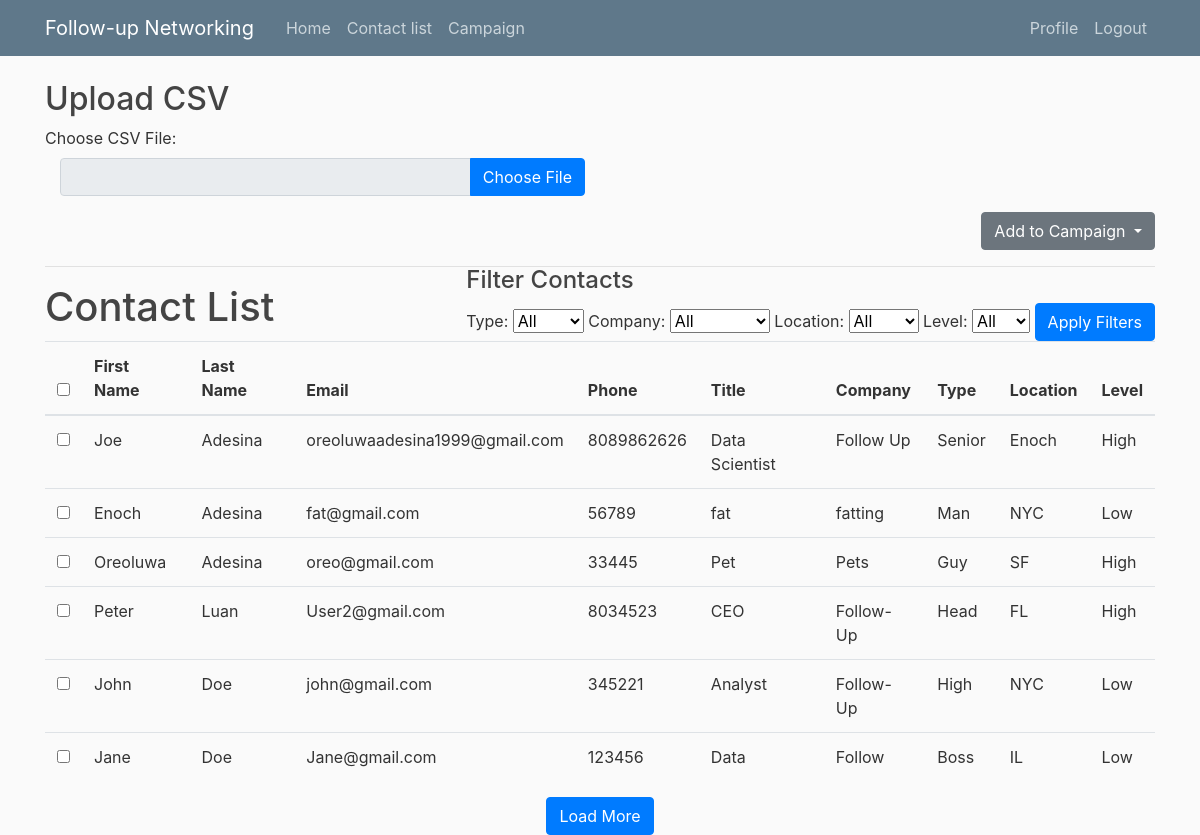
Before: /contact-list/ (signed in) with the older database file.
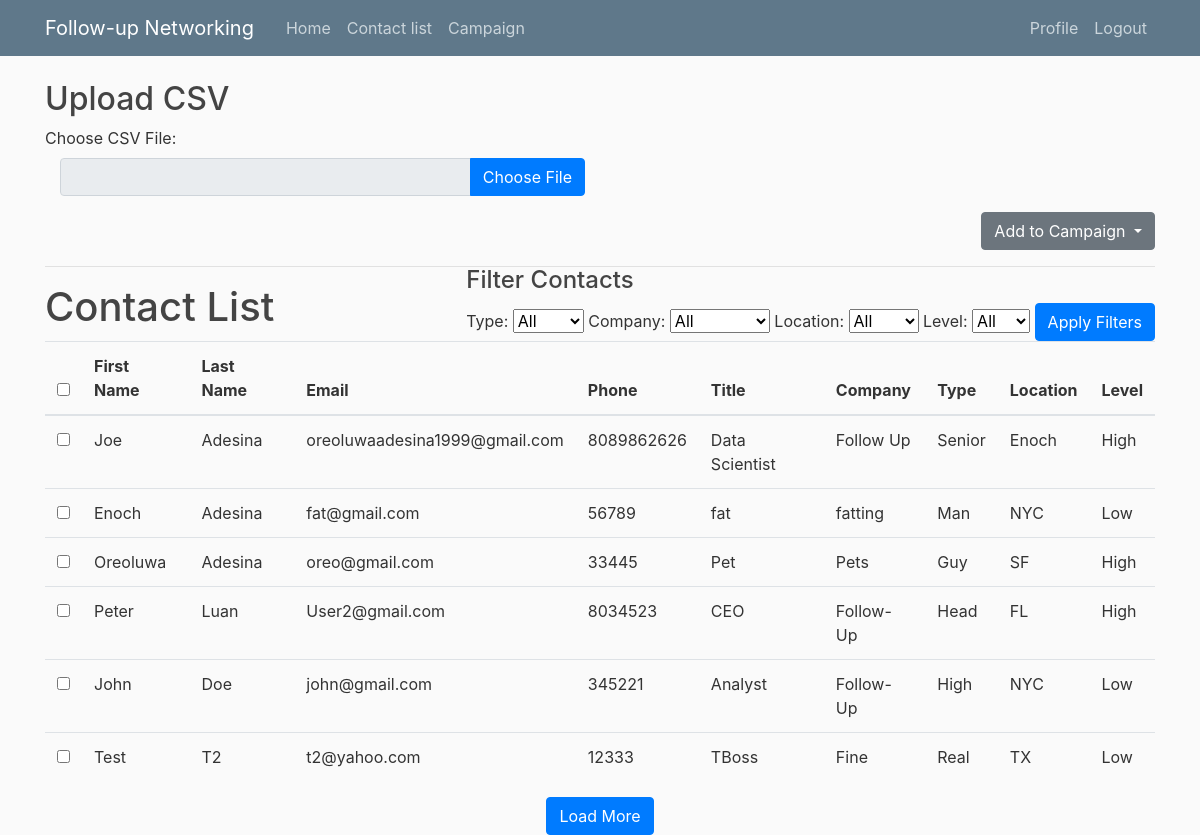
After: the same page with the newer database file.
### contacts/models.py (models this page shows, shortened)
class Contact(models.Model):
    first_name = models.CharField(max_length=50, default='None')
    last_name = models.CharField(max_length=50, default='None')
    email = models.EmailField()
    phone = models.CharField(max_length=20)
    title = models.CharField(max_length=100, default='No Title')
    company = models.CharField(max_length=100, default='No Company')
    type = models.CharField(max_length=100, default='None')
    location = models.CharField(max_length=100)
    level = models.CharField(max_length=100, default='None')

### contacts/views.py (the view)
# urls.py: path('contact-list/', views.contact_list, name='contact-list'),
@login_required
def contact_list(request):
    distinct_types = Contact.objects.values_list('type', flat=True).distinct()
    distinct_companies = Contact.objects.values_list('company', flat=True).distinct()
    distinct_locations = Contact.objects.values_list('location', flat=True).distinct()
    distinct_levels = Contact.objects.values_list('level', flat=True).distinct()
    contacts = Contact.objects.all()
    return render(request, 'contact_list.html', {
        'contacts': contacts,
        'distinct_types': distinct_types,
        'distinct_companies': distinct_companies,
        'distinct_locations': distinct_locations,
        'distinct_levels': distinct_levels,
    })

### contacts/templates/contact_list.html (shortened to what this page needs)
{% extends 'base.html' %}
{% block content %}
    <h2>Upload CSV</h2>
    <form method="post" enctype="multipart/form-data" action="{% url 'upload_csv' %}">
        <div class="form-group">
            <label for="csvFile">Choose CSV File:</label>
            <div class="input-group col-md-6">
                <input type="text" class="form-control" id="selectedFileName" readonly>
                <div class="input-group-append">
                    <button type="button" class="btn btn-primary" id="chooseFileButton">Choose File</button>
                </div>
            </div>
        </div>
    </form>
    <div class="d-flex justify-content-end mt-3 mb-3">
        <div class="ml-2">
            <div class="dropdown">
                <button class="btn btn-secondary dropdown-toggle" type="button" id="addCampaignDropdown" data-toggle="dropdown" aria-haspopup="true" aria-expanded="false">
                    Add to Campaign
                </button>
            </div>
        </div>
    </div>
    <div class="filter-menu float-right">
        <h4>Filter Contacts</h4>
        <label for="typeFilter">Type:</label>
        <select id="typeFilter">
            <option value="">All</option>
        </select>
        <label for="companyFilter">Company:</label>
        <select id="companyFilter">
            <option value="">All</option>
        </select>
        <label for="locationFilter">Location:</label>
        <select id="locationFilter">
            <option value="">All</option>
        </select>
        <label for="levelFilter">Level:</label>
        <select id="levelFilter">
            <option value="">All</option>
        </select>
        <button id="applyFilterButton" class="btn btn-primary">Apply Filters</button>
    </div>
    <hr>
    <h1>Contact List</h1>
    <table class="table">
        <thead>
            <tr>
                <th>
                    <input type="checkbox" id="selectAllCheckbox">
                </th>
                <th>First Name</th>
                <th>Last Name</th>
                <th>Email</th>
                <th>Phone</th>
                <th>Title</th>
                <th>Company</th>
                <th>Type</th>
                <th>Location</th>
                <th>Level</th>
            </tr>
        </thead>
        <tbody id="contactTableBody">
            {% for contact in contacts %}
                <tr class="contact-row" data-id="{{ contact.id }}">
                    <td>
                        <input type="checkbox" class="contact-checkbox" value="{{ contact.id }}">
                    </td>
                    <td>{{ contact.first_name }}</td>
                    <td>{{ contact.last_name }}</td>
                    <td>{{ contact.email }}</td>
                    <td>{{ contact.phone }}</td>
                    <td>{{ contact.title }}</td>
                    <td>{{ contact.company }}</td>
                    <td>{{ contact.type }}</td>
                    <td>{{ contact.location }}</td>
                    <td>{{ contact.level }}</td>
                </tr>
            {% endfor %}
        </tbody>
    </table>
    <div class="text-center">
        <button id="viewMoreButton" class="btn btn-primary">Load More</button>
    </div>
{% endblock %}

Changed rows visible on the page:
removed Contact: first_name "Jane", last_name "Doe", email "Jane@gmail.com", phone "123456", title "Data", company "Follow", type "Boss", location "IL", level "Low"
added Contact: first_name "Test", last_name "T2", email "t2@yahoo.com", phone "12333", title "TBoss", company "Fine", type "Real", location "TX", level "Low"
